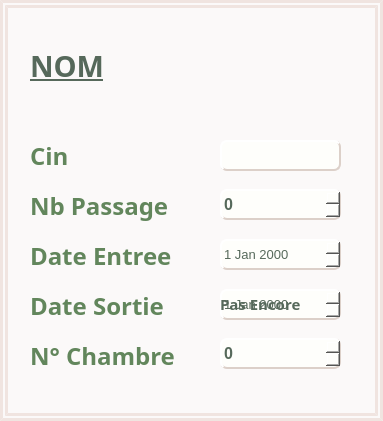
<?xml version="1.0" encoding="UTF-8"?>
<ui version="4.0">
 <class>Dialogs</class>
 <widget class="QDialog" name="Dialogs">
  <property name="geometry">
   <rect>
    <x>0</x>
    <y>0</y>
    <width>383</width>
    <height>421</height>
   </rect>
  </property>
  <property name="font">
   <font>
    <pointsize>12</pointsize>
    <weight>75</weight>
    <bold>true</bold>
   </font>
  </property>
  <property name="windowTitle">
   <string>Dialog</string>
  </property>
  <property name="styleSheet">
   <string notr="true">#Dialogs{background:#fbf9f9;border:8px double #f0e4e0;}

#titresdf{color:#56695b;}
/*#titresdf_2{color:#56695b;}*/
#nondtsdf{color:#56695b;}

#diacinsdfL{color:#62865C;}
#dianbpassagesdfL{color:#62865C;}
#diadateentsdfL{color:#62865C;}
#diadatesorsdfL{color:#62865C;}
#dianumchsdfL{color:#62865C;}

#diadateentsdf{color:#56695b;
 selection-color:#56695b;
border: 2px outset #dcd0c9;
border-radius: 7px;
background: #fefefb;
selection-background-color: #e3dac9;}
#diadatesorsdf{color:#56695b;
 selection-color:#56695b;
border: 2px outset #dcd0c9;
border-radius: 7px;
background: #fefefb;
selection-background-color: #e3dac9;}
#dianbpassagesdf{color:#56695b;
 selection-color:#56695b;
border: 2px outset #dcd0c9;
border-radius: 7px;
background: #fefefb;
selection-background-color: #e3dac9;}
#dianumchsdf{color:#56695b;
 selection-color:#56695b;
border: 2px outset #dcd0c9;
border-radius: 7px;
background: #fefefb;
selection-background-color: #e3dac9;}
#diacinsdf{ selection-color:#56695b;
color: #56695b;
font-weight: bold;
font-size: 15px;
border: 2px outset #dcd0c9;
border-radius: 7px;
background-color: #fefefb;
selection-background-color: #e3dac9;}
</string>
  </property>
  <widget class="QLabel" name="dianumchsdfL">
   <property name="geometry">
    <rect>
     <x>30</x>
     <y>340</y>
     <width>161</width>
     <height>31</height>
    </rect>
   </property>
   <property name="font">
    <font>
     <family>Bell MT</family>
     <pointsize>18</pointsize>
     <weight>75</weight>
     <bold>true</bold>
    </font>
   </property>
   <property name="text">
    <string>N° Chambre</string>
   </property>
  </widget>
  <widget class="QLabel" name="dianbpassagesdfL">
   <property name="geometry">
    <rect>
     <x>30</x>
     <y>190</y>
     <width>161</width>
     <height>31</height>
    </rect>
   </property>
   <property name="font">
    <font>
     <family>Bell MT</family>
     <pointsize>18</pointsize>
     <weight>75</weight>
     <bold>true</bold>
    </font>
   </property>
   <property name="text">
    <string>Nb Passage</string>
   </property>
  </widget>
  <widget class="QSpinBox" name="dianumchsdf">
   <property name="enabled">
    <bool>false</bool>
   </property>
   <property name="geometry">
    <rect>
     <x>220</x>
     <y>338</y>
     <width>121</width>
     <height>31</height>
    </rect>
   </property>
  </widget>
  <widget class="QSpinBox" name="dianbpassagesdf">
   <property name="enabled">
    <bool>false</bool>
   </property>
   <property name="geometry">
    <rect>
     <x>220</x>
     <y>189</y>
     <width>121</width>
     <height>31</height>
    </rect>
   </property>
  </widget>
  <widget class="QLabel" name="diacinsdfL">
   <property name="geometry">
    <rect>
     <x>30</x>
     <y>140</y>
     <width>161</width>
     <height>31</height>
    </rect>
   </property>
   <property name="font">
    <font>
     <family>Bell MT</family>
     <pointsize>18</pointsize>
     <weight>75</weight>
     <bold>true</bold>
    </font>
   </property>
   <property name="text">
    <string>Cin</string>
   </property>
  </widget>
  <widget class="QLabel" name="titresdf">
   <property name="geometry">
    <rect>
     <x>30</x>
     <y>50</y>
     <width>341</width>
     <height>31</height>
    </rect>
   </property>
   <property name="font">
    <font>
     <family>Bell MT</family>
     <pointsize>22</pointsize>
     <weight>75</weight>
     <bold>true</bold>
     <underline>true</underline>
    </font>
   </property>
   <property name="text">
    <string>NOM</string>
   </property>
  </widget>
  <widget class="QDateEdit" name="diadatesorsdf">
   <property name="enabled">
    <bool>false</bool>
   </property>
   <property name="geometry">
    <rect>
     <x>220</x>
     <y>289</y>
     <width>121</width>
     <height>31</height>
    </rect>
   </property>
   <property name="font">
    <font>
     <pointsize>10</pointsize>
    </font>
   </property>
  </widget>
  <widget class="QDateEdit" name="diadateentsdf">
   <property name="enabled">
    <bool>false</bool>
   </property>
   <property name="geometry">
    <rect>
     <x>220</x>
     <y>239</y>
     <width>121</width>
     <height>31</height>
    </rect>
   </property>
   <property name="font">
    <font>
     <pointsize>10</pointsize>
    </font>
   </property>
  </widget>
  <widget class="QLineEdit" name="diacinsdf">
   <property name="enabled">
    <bool>false</bool>
   </property>
   <property name="geometry">
    <rect>
     <x>220</x>
     <y>140</y>
     <width>121</width>
     <height>31</height>
    </rect>
   </property>
  </widget>
  <widget class="QLabel" name="diadatesorsdfL">
   <property name="geometry">
    <rect>
     <x>30</x>
     <y>290</y>
     <width>161</width>
     <height>31</height>
    </rect>
   </property>
   <property name="font">
    <font>
     <family>Bell MT</family>
     <pointsize>18</pointsize>
     <weight>75</weight>
     <bold>true</bold>
    </font>
   </property>
   <property name="text">
    <string>Date Sortie</string>
   </property>
  </widget>
  <widget class="QLabel" name="diadateentsdfL">
   <property name="geometry">
    <rect>
     <x>30</x>
     <y>240</y>
     <width>161</width>
     <height>31</height>
    </rect>
   </property>
   <property name="font">
    <font>
     <family>Bell MT</family>
     <pointsize>18</pointsize>
     <weight>75</weight>
     <bold>true</bold>
    </font>
   </property>
   <property name="text">
    <string>Date Entree</string>
   </property>
  </widget>
  <widget class="QLabel" name="nondtsdf">
   <property name="geometry">
    <rect>
     <x>220</x>
     <y>293</y>
     <width>111</width>
     <height>21</height>
    </rect>
   </property>
   <property name="font">
    <font>
     <family>Arial Black</family>
     <pointsize>11</pointsize>
     <weight>75</weight>
     <bold>true</bold>
    </font>
   </property>
   <property name="text">
    <string>Pas Encore</string>
   </property>
  </widget>
 </widget>
 <resources/>
 <connections/>
</ui>
